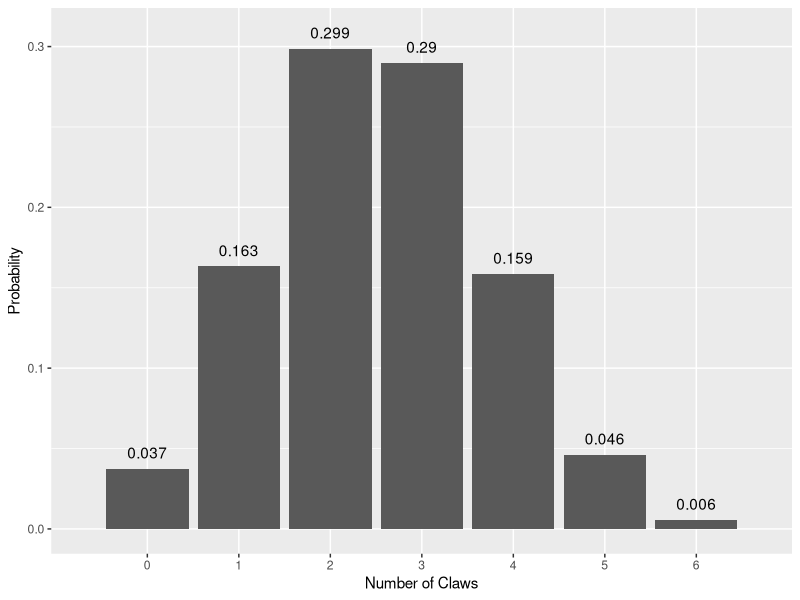
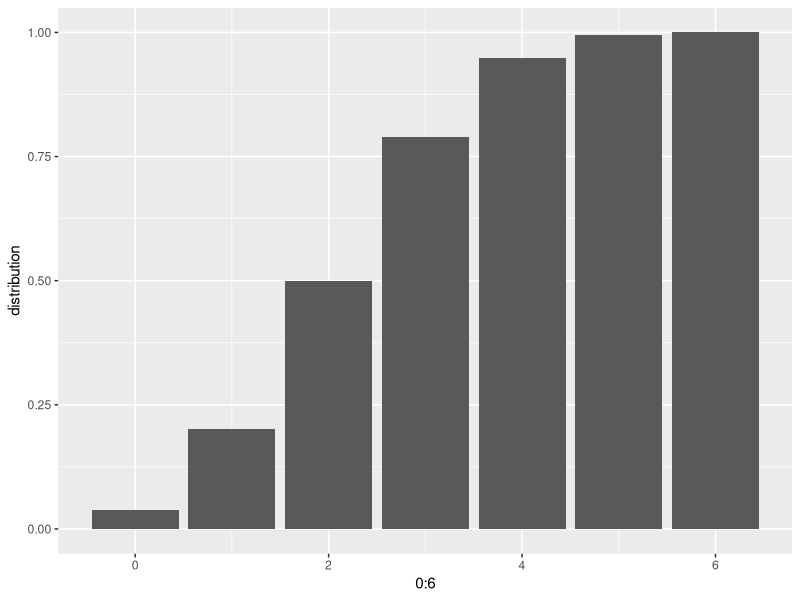
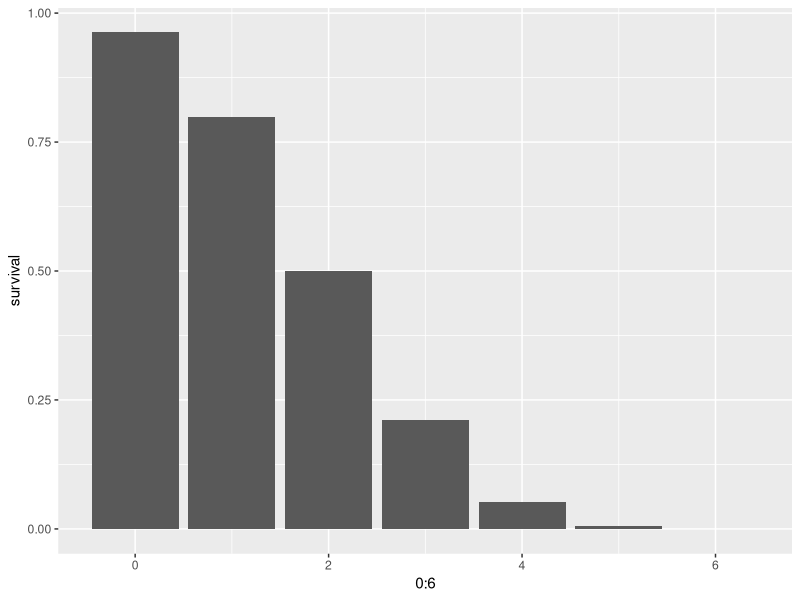
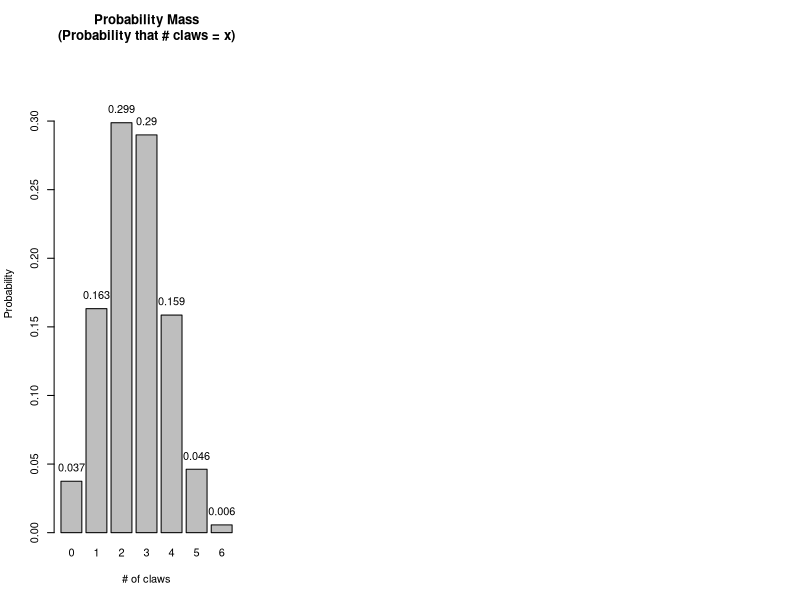

Recreate these plots in R, in order. (Note: this script raises an error after producing the figures.)
library(dplyr)
library(ggplot2)

# mean(rbinom(n = 100000, size = 6, prob = 1/6)) # note mean = np = 6x(1/6) = 1
simulateRolls <- function(iter, players=... ){
  # iter <- 500000;
  results <- rep(0, 7)

  for (i in 1:iter){
    # Initialize/reset:
    x <- 0; y <- 0; z <- 0; u <- 0
  
    # Simulate first roll: 
    x <- rbinom(1, 6, 1/6)
  
    # Simulate 2nd roll: 
    y <- rbinom(1, 6-x, 1/6)
  
    # simulate 3rd roll:
    z <- rbinom(1, 6-(x+y), 1/6)
  
    #Add total number
    u <- x + y + z
  
    # Update results
    results[u+1] <- results[u+1] + 1
  }
  mass <- results/iter
  distribution <- cumsum(results/iter)
  survival <- 1 - distribution
  
  return(data.frame(mass, distribution, survival))
}


results <- simulateRolls(iter = 500000)
results %>% ggplot(.) + 
  geom_bar(aes(x = 0:6, y = mass), stat = "identity") +
  geom_text(aes(x = 0:6, y=mass+0.01, label=round(mass, 3))) +
  labs(x = "Number of Claws", y = "Probability") +
  scale_x_discrete(limits = 0:6)
results %>% ggplot(.) + geom_bar(aes(x = 0:6, y = distribution), stat = "identity")
results %>% ggplot(.) + geom_bar(aes(x = 0:6, y = survival), stat = "identity")

results$mass


par(mfrow = c(1, 3))
# Mass function
massPlot <- barplot(results$mass,
        names.arg = 0:6,
        xlab = "# of claws", 
        ylab = "Probability",
        ylim = c(0, max(results$mass + 0.05)),
        main = "Probability Mass\n(Probability that # claws = x)")
text(x = massPlot, y = results$mass + 0.01, labels = round(results$mass, 3)); 

# Distribution function
distributionPlot <- barplot(distribution,
                       names.arg = 0:6,
                       xlab = "# of claws", 
                       ylab = "Probability",
                       ylim = c(0, max(distribution + 0.05)),
                       main = "Probability Distribution\n(Probability that # claws <= x)")
text(x = distributionPlot, y = distribution + 0.02, labels = round(distribution, 3)); 

# Survival function
survivalPlot <- barplot(survival,
                        names.arg = 0:6,
                        xlab = "# of claws",
                        ylim = c(0, max(survival) + 0.05),
                        main = "Survival Function\n(Probability that # claws > x)")
text(x = survivalPlot, y = survival + 0.02, labels = round(survival, 3))
